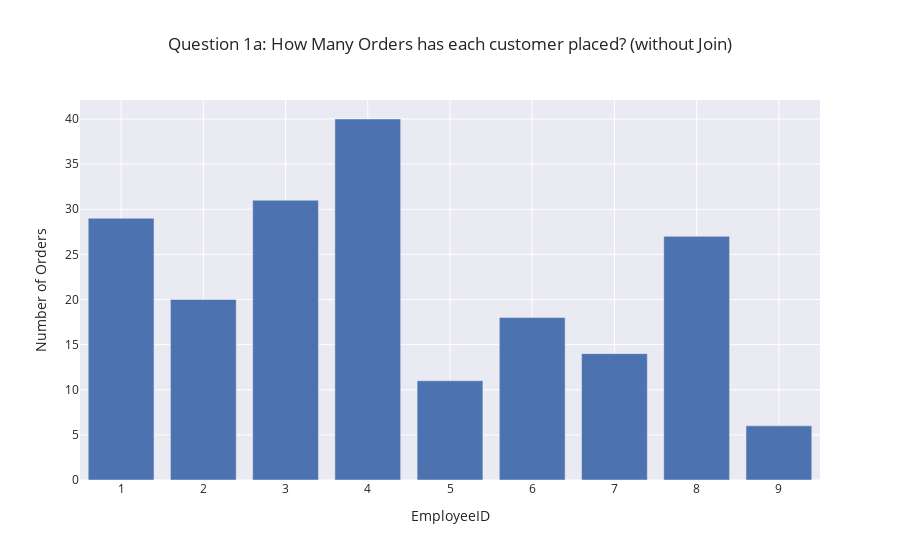

The cell this chart's notebook holds for it:
### Code cell
# plot
fig = px.bar(df_products_by_category, 
             x='EmployeeID', 
             y='ShipperID',
             template='seaborn',
             labels = {'ShipperID':'Number of Orders'},
             title='Question 1a: How Many Orders has each customer placed? (without Join)')
fig.show()

### Figure 1 — Plotly figure (JSON) as saved in the notebook; plotly's stock layout.template omitted (floating-point values rounded to 4 significant figures)
{"data": [{"alignmentgroup": "True", "hovertemplate": "EmployeeID=%{x}<br>Number of Orders=%{y}<extra></extra>", "legendgroup": "", "marker": {"color": "rgb(76,114,176)"}, "name": "", "offsetgroup": "", "orientation": "v", "showlegend": false, "textposition": "auto", "type": "bar", "x": [1, 2, 3, 4, 5, 6, 7, 8, 9], "xaxis": "x", "y": [29, 20, 31, 40, 11, 18, 14, 27, 6], "yaxis": "y"}], "layout": {"autosize": true, "barmode": "relative", "legend": {"tracegroupgap": 0}, "title": {"text": "Question 1a: How Many Orders has each customer placed? (without Join)"}, "xaxis": {"anchor": "y", "autorange": true, "domain": [0, 1], "range": [0.5, 9.5], "title": {"text": "EmployeeID"}, "type": "linear"}, "yaxis": {"anchor": "x", "autorange": true, "domain": [0, 1], "range": [0, 42.11], "title": {"text": "Number of Orders"}, "type": "linear"}}}
